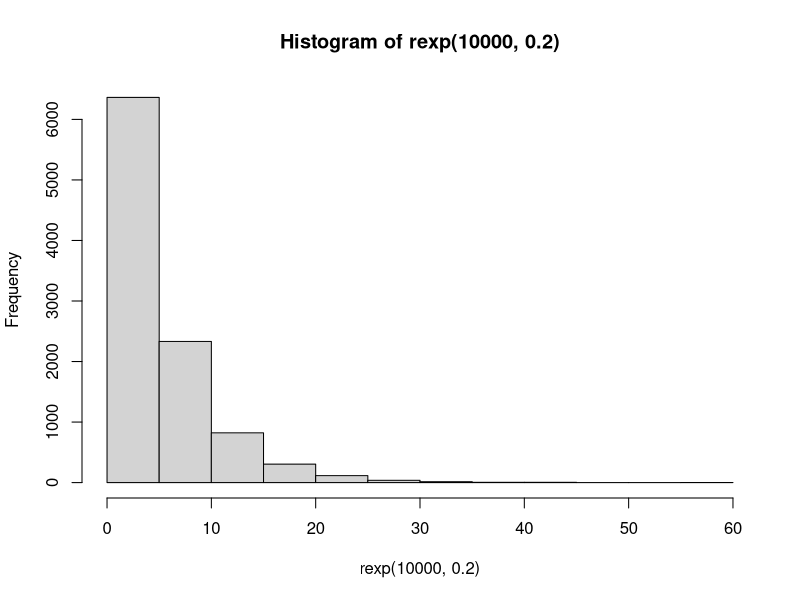
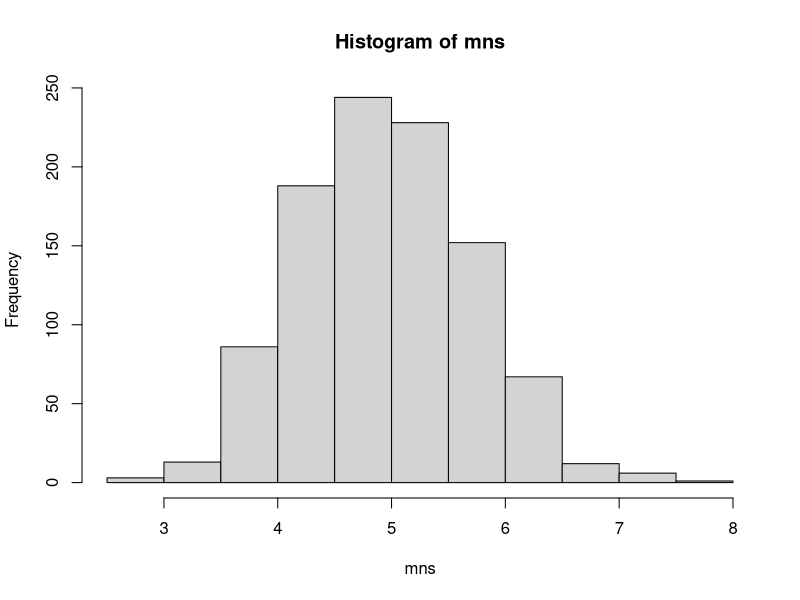
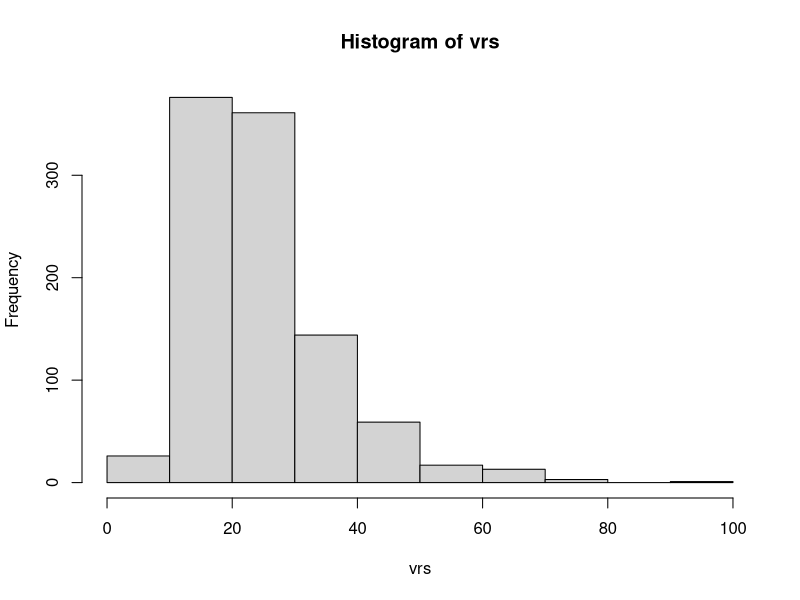

R code for these plots, in order:

# histogram of 1000 exponential distribution
hist(rexp(10000, 0.2))

# histogram of 1000 means of 40 exponential distribution
mns = NULL
for (i in 1: 1000) mns = c(mns, mean(rexp(40, 0.2)))
hist(mns)

# theoretical mean of an exponential distribution is 1/lambda
theoretical_mean = 1/0.2

# theoretical standard deviation of an exponential distribution is 1/lambda
theoretical_sd = 1/0.2

# theoretical standard deviation of an exponential distribution is lambda^-2
theoretical_sd = 0.2^-2

# histogram of 1000 variances of 40 exponential distribution
vrs = NULL
for (i in 1: 1000) vrs = c(vrs, var(rexp(40, 0.2)))
hist(vrs)

